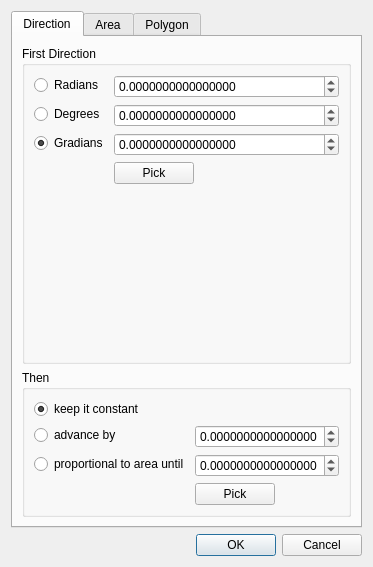
<?xml version="1.0" encoding="UTF-8"?>
<ui version="4.0">
 <class>ParcelsFromPolygonDialogBase</class>
 <widget class="QDialog" name="ParcelsFromPolygonDialogBase">
  <property name="geometry">
   <rect>
    <x>0</x>
    <y>0</y>
    <width>363</width>
    <height>567</height>
   </rect>
  </property>
  <property name="windowTitle">
   <string>Parcels from polygon</string>
  </property>
  <property name="windowIcon">
   <iconset resource="resources.qrc">
    <normaloff>:/plugins/ParcelsFromPolygon/icon.png</normaloff>:/plugins/ParcelsFromPolygon/icon.png</iconset>
  </property>
  <layout class="QVBoxLayout" name="verticalLayout">
   <item>
    <widget class="QTabWidget" name="tabWidget">
     <property name="currentIndex">
      <number>0</number>
     </property>
     <widget class="QWidget" name="tab">
      <attribute name="title">
       <string>Direction</string>
      </attribute>
      <layout class="QVBoxLayout" name="verticalLayout_2">
       <item>
        <widget class="QGroupBox" name="groupBox">
         <property name="title">
          <string>First Direction</string>
         </property>
         <property name="flat">
          <bool>true</bool>
         </property>
         <layout class="QFormLayout" name="formLayout">
          <property name="fieldGrowthPolicy">
           <enum>QFormLayout::AllNonFixedFieldsGrow</enum>
          </property>
          <item row="0" column="0">
           <widget class="QRadioButton" name="radioButton_Radians">
            <property name="text">
             <string>Radians</string>
            </property>
           </widget>
          </item>
          <item row="1" column="0">
           <widget class="QRadioButton" name="radioButton_Degrees">
            <property name="text">
             <string>Degrees</string>
            </property>
           </widget>
          </item>
          <item row="2" column="0">
           <widget class="QRadioButton" name="radioButton_Gradians">
            <property name="text">
             <string>Gradians</string>
            </property>
            <property name="checked">
             <bool>true</bool>
            </property>
           </widget>
          </item>
          <item row="3" column="1">
           <layout class="QHBoxLayout" name="horizontalLayout_2">
            <item>
             <widget class="QPushButton" name="pushButton_PickFirstDir">
              <property name="text">
               <string>Pick</string>
              </property>
             </widget>
            </item>
            <item>
             <spacer name="horizontalSpacer_2">
              <property name="orientation">
               <enum>Qt::Horizontal</enum>
              </property>
              <property name="sizeHint" stdset="0">
               <size>
                <width>40</width>
                <height>20</height>
               </size>
              </property>
             </spacer>
            </item>
           </layout>
          </item>
          <item row="0" column="1">
           <widget class="QDoubleSpinBox" name="counter_Radians">
            <property name="decimals">
             <number>16</number>
            </property>
            <property name="minimum">
             <double>-999999999.000000000000000</double>
            </property>
            <property name="maximum">
             <double>999999999.000000000000000</double>
            </property>
           </widget>
          </item>
          <item row="1" column="1">
           <widget class="QDoubleSpinBox" name="counter_Degrees">
            <property name="decimals">
             <number>16</number>
            </property>
            <property name="minimum">
             <double>-999999999.000000000000000</double>
            </property>
            <property name="maximum">
             <double>999999999.000000000000000</double>
            </property>
           </widget>
          </item>
          <item row="2" column="1">
           <widget class="QDoubleSpinBox" name="counter_Gradians">
            <property name="decimals">
             <number>16</number>
            </property>
            <property name="minimum">
             <double>-999999999.000000000000000</double>
            </property>
            <property name="maximum">
             <double>999999999.000000000000000</double>
            </property>
           </widget>
          </item>
         </layout>
         <zorder>radioButton_Radians</zorder>
         <zorder>radioButton_Radians</zorder>
         <zorder>groupBox_2</zorder>
         <zorder>radioButton_Degrees</zorder>
         <zorder>radioButton_Gradians</zorder>
         <zorder>layoutWidget</zorder>
         <zorder>counter_Radians</zorder>
         <zorder>counter_Degrees</zorder>
         <zorder>counter_Gradians</zorder>
        </widget>
       </item>
       <item>
        <widget class="QGroupBox" name="groupBox_2">
         <property name="sizePolicy">
          <sizepolicy hsizetype="Preferred" vsizetype="Fixed">
           <horstretch>0</horstretch>
           <verstretch>0</verstretch>
          </sizepolicy>
         </property>
         <property name="title">
          <string>Then</string>
         </property>
         <property name="flat">
          <bool>true</bool>
         </property>
         <layout class="QFormLayout" name="formLayout_2">
          <item row="0" column="0">
           <widget class="QRadioButton" name="radioButton_PostKeepConstant">
            <property name="text">
             <string>keep it constant</string>
            </property>
            <property name="checked">
             <bool>true</bool>
            </property>
           </widget>
          </item>
          <item row="1" column="0">
           <widget class="QRadioButton" name="radioButton_PostConst">
            <property name="text">
             <string>advance by </string>
            </property>
           </widget>
          </item>
          <item row="2" column="0">
           <widget class="QRadioButton" name="radioButton_PostProportional">
            <property name="text">
             <string>proportional to area until</string>
            </property>
           </widget>
          </item>
          <item row="3" column="1">
           <layout class="QHBoxLayout" name="horizontalLayout">
            <item>
             <widget class="QPushButton" name="pushButton_PickLastDirection">
              <property name="text">
               <string>Pick</string>
              </property>
             </widget>
            </item>
            <item>
             <spacer name="horizontalSpacer">
              <property name="orientation">
               <enum>Qt::Horizontal</enum>
              </property>
              <property name="sizeHint" stdset="0">
               <size>
                <width>40</width>
                <height>20</height>
               </size>
              </property>
             </spacer>
            </item>
           </layout>
          </item>
          <item row="1" column="1">
           <widget class="QDoubleSpinBox" name="counter_PostConst">
            <property name="decimals">
             <number>16</number>
            </property>
            <property name="minimum">
             <double>-999999999.000000000000000</double>
            </property>
            <property name="maximum">
             <double>999999999.000000000000000</double>
            </property>
           </widget>
          </item>
          <item row="2" column="1">
           <widget class="QDoubleSpinBox" name="counter_PostProportional">
            <property name="decimals">
             <number>16</number>
            </property>
            <property name="minimum">
             <double>-999999999.000000000000000</double>
            </property>
            <property name="maximum">
             <double>999999999.000000000000000</double>
            </property>
           </widget>
          </item>
         </layout>
        </widget>
       </item>
      </layout>
     </widget>
     <widget class="QWidget" name="tab_2">
      <attribute name="title">
       <string>Area</string>
      </attribute>
      <layout class="QVBoxLayout" name="verticalLayout_3">
       <item>
        <widget class="QLabel" name="label">
         <property name="text">
          <string>Each line should contain the area for one parcel</string>
         </property>
         <property name="buddy">
          <cstring>plainTextEdit</cstring>
         </property>
        </widget>
       </item>
       <item>
        <widget class="QPlainTextEdit" name="plainTextEdit"/>
       </item>
       <item>
        <widget class="QCheckBox" name="checkBox">
         <property name="text">
          <string>Create a parcel for the rest of the polygon</string>
         </property>
        </widget>
       </item>
      </layout>
     </widget>
     <widget class="QWidget" name="tab_3">
      <attribute name="title">
       <string>Polygon</string>
      </attribute>
      <layout class="QVBoxLayout" name="verticalLayout_4">
       <item>
        <widget class="QLabel" name="label_2">
         <property name="text">
          <string>Parcel selected polygon in current layer</string>
         </property>
        </widget>
       </item>
       <item>
        <spacer name="verticalSpacer">
         <property name="orientation">
          <enum>Qt::Vertical</enum>
         </property>
         <property name="sizeHint" stdset="0">
          <size>
           <width>20</width>
           <height>40</height>
          </size>
         </property>
        </spacer>
       </item>
      </layout>
     </widget>
    </widget>
   </item>
   <item>
    <widget class="QDialogButtonBox" name="button_box">
     <property name="orientation">
      <enum>Qt::Horizontal</enum>
     </property>
     <property name="standardButtons">
      <set>QDialogButtonBox::Cancel|QDialogButtonBox::Ok</set>
     </property>
    </widget>
   </item>
  </layout>
 </widget>
 <connections>
  <connection>
   <sender>button_box</sender>
   <signal>accepted()</signal>
   <receiver>ParcelsFromPolygonDialogBase</receiver>
   <slot>accept()</slot>
   <hints>
    <hint type="sourcelabel">
     <x>9</x>
     <y>535</y>
    </hint>
    <hint type="destinationlabel">
     <x>20</x>
     <y>20</y>
    </hint>
   </hints>
  </connection>
  <connection>
   <sender>button_box</sender>
   <signal>rejected()</signal>
   <receiver>ParcelsFromPolygonDialogBase</receiver>
   <slot>reject()</slot>
   <hints>
    <hint type="sourcelabel">
     <x>9</x>
     <y>535</y>
    </hint>
    <hint type="destinationlabel">
     <x>20</x>
     <y>20</y>
    </hint>
   </hints>
  </connection>
 </connections>
</ui>
